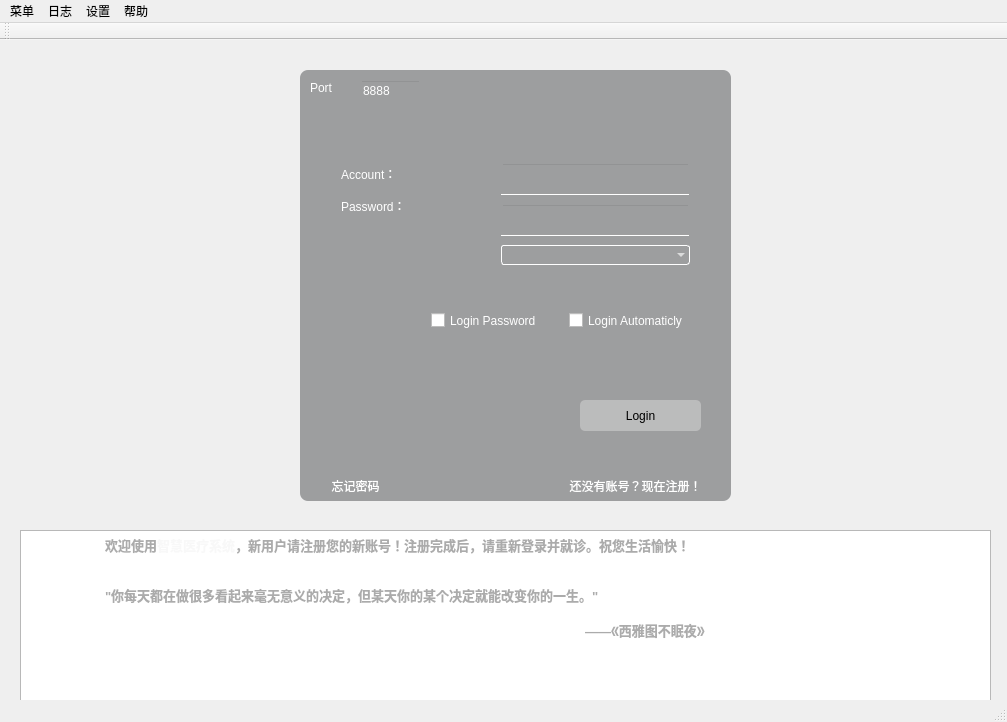
<?xml version="1.0" encoding="UTF-8"?>
<ui version="4.0">
 <class>LoginWindow</class>
 <widget class="QMainWindow" name="LoginWindow">
  <property name="geometry">
   <rect>
    <x>0</x>
    <y>0</y>
    <width>1007</width>
    <height>722</height>
   </rect>
  </property>
  <property name="minimumSize">
   <size>
    <width>480</width>
    <height>640</height>
   </size>
  </property>
  <property name="maximumSize">
   <size>
    <width>1942</width>
    <height>1167</height>
   </size>
  </property>
  <property name="windowTitle">
   <string>LoginWindow</string>
  </property>
  <widget class="QWidget" name="centralWidget">
   <widget class="QLabel" name="label">
    <property name="geometry">
     <rect>
      <x>300</x>
      <y>30</y>
      <width>431</width>
      <height>431</height>
     </rect>
    </property>
    <property name="styleSheet">
     <string notr="true">background-color:rgba(64,66,68,120);

border-radius:8px;
</string>
    </property>
    <property name="text">
     <string/>
    </property>
   </widget>
   <widget class="QWidget" name="verticalLayoutWidget">
    <property name="geometry">
     <rect>
      <x>490</x>
      <y>110</y>
      <width>211</width>
      <height>131</height>
     </rect>
    </property>
    <layout class="QVBoxLayout" name="verticalLayout">
     <item>
      <widget class="QLineEdit" name="AccountEdit">
       <property name="styleSheet">
        <string notr="true">background-color : transparent;
border-color: : transparent;
color : rgb(255,255,255);</string>
       </property>
      </widget>
     </item>
     <item>
      <widget class="Line" name="line">
       <property name="orientation">
        <enum>Qt::Horizontal</enum>
       </property>
      </widget>
     </item>
     <item>
      <widget class="QLineEdit" name="PasswdEdit">
       <property name="styleSheet">
        <string notr="true">background-color : transparent;
border-color: : transparent;
color : rgb(255,255,255);</string>
       </property>
       <property name="echoMode">
        <enum>QLineEdit::Password</enum>
       </property>
      </widget>
     </item>
     <item>
      <widget class="Line" name="line_2">
       <property name="orientation">
        <enum>Qt::Horizontal</enum>
       </property>
      </widget>
     </item>
     <item>
      <widget class="QComboBox" name="comboBox">
       <property name="styleSheet">
        <string notr="true">QComboBox {
    border: 1px solid white;   
    border-radius: 3px;   
    padding: 1px 18px 1px 3px;   
    color: #fff;
    font: normal normal 15px &quot;Microsoft YaHei&quot;;
    background: transparent;
}
/* 下拉后，整个下拉窗体每项的样式 */
QComboBox QAbstractItemView::item {
    height: 30px;   /* 项的高度（设置pComboBox-&gt;setView(new QListView());后，该项才起作用） */
	background-color: rgba(100,106,100,150);
	color: rgb(64,64,64);
}
QComboBox QAbstractItemView::item:hover{
	background-color: rgba(255,255,191,100);
	color: rgb(64,64,64);
}
/* QComboBox中的垂直滚动条 */
QComboBox QAbstractScrollArea QScrollBar:vertical {
    width: 10px;
    background-color: #d0d2d4;   /* 空白区域的背景色  灰色green */
	border-radius: 3px;   
}


</string>
       </property>
      </widget>
     </item>
    </layout>
   </widget>
   <widget class="QPushButton" name="Login">
    <property name="geometry">
     <rect>
      <x>580</x>
      <y>360</y>
      <width>121</width>
      <height>31</height>
     </rect>
    </property>
    <property name="cursor">
     <cursorShape>PointingHandCursor</cursorShape>
    </property>
    <property name="styleSheet">
     <string notr="true">
QPushButton{
                   background-color:rgba(220,220,220,120);
                   border-style:outset;                                                             
                   border-radius:5px;                     
                   font: 75 15pt &quot;华文行楷&quot;;           
                   padding:6px;
                   }

                   QPushButton:pressed{
                   background-color:rgba(100,100,100,180);
                   border-color:rgba(100,100,100,30);
                   border-style:inset;
                   }
                   QPushButton:hover{
                   background-color:rgba(100,255,100,100);
                   border-color:rgba(255,255,255,200);
}
</string>
    </property>
    <property name="text">
     <string>Login</string>
    </property>
   </widget>
   <widget class="QPushButton" name="Login_2">
    <property name="geometry">
     <rect>
      <x>540</x>
      <y>430</y>
      <width>191</width>
      <height>31</height>
     </rect>
    </property>
    <property name="cursor">
     <cursorShape>PointingHandCursor</cursorShape>
    </property>
    <property name="styleSheet">
     <string notr="true">
QPushButton{
                   background-color:transparent;
                   border-style:outset;                                                             
                   border-radius:8px;                     
                   font: 75 10pt &quot;华文行楷&quot;;           
                   padding:6px;
				   color:rgba(255,255,255,255);
                   }

                   QPushButton:pressed{
                   color:rgba(100,100,100,30);
                   border-style:inset;
                   }
                   QPushButton:hover{
                   color:rgba(0,0,120,50);
}
</string>
    </property>
    <property name="text">
     <string>还没有账号？现在注册！</string>
    </property>
   </widget>
   <widget class="QLabel" name="label_4">
    <property name="geometry">
     <rect>
      <x>20</x>
      <y>490</y>
      <width>971</width>
      <height>171</height>
     </rect>
    </property>
    <property name="styleSheet">
     <string notr="true">background-color:rgba(64,66,68,120);

border-radius:8px;
</string>
    </property>
    <property name="text">
     <string/>
    </property>
   </widget>
   <widget class="QTextBrowser" name="textBrowser">
    <property name="geometry">
     <rect>
      <x>20</x>
      <y>490</y>
      <width>971</width>
      <height>171</height>
     </rect>
    </property>
    <property name="styleSheet">
     <string notr="true">background-color:rgba(64,66,68,120);

border-radius:8px;

 QScrollBar::handle:vertical 
 { 
 width:8px; 
 background:rgba(0,0,0,50%); 
 border-radius:4px; 
 min-height:80 
 } 
 QScrollBar::handle:vertical:hover 
 { 
 width:8px; 
 background:rgba(0,0,0,70%); 
  border-radius:4px; 
 min-height:80; 
 } 
 QScrollBar::add-line:vertical 
 { 
 height:0px;width:8px; 
 border-image:url(:/images/null/null.png); 
 subcontrol-position:bottom; 
 } 
QScrollBar::sub-line:vertical
{
height:0px;width:8px;
border-image:url(:/images/null/null.png);
subcontrol-position:top;
}
QScrollBar::add-page:vertical,QScrollBar::sub-page:vertical
{
background:transparent;
border-radius:4px;
};



</string>
    </property>
    <property name="html">
     <string>&lt;!DOCTYPE HTML PUBLIC &quot;-//W3C//DTD HTML 4.0//EN&quot; &quot;http://www.w3.org/TR/REC-html40/strict.dtd&quot;&gt;
&lt;html&gt;&lt;head&gt;&lt;meta name=&quot;qrichtext&quot; content=&quot;1&quot; /&gt;&lt;style type=&quot;text/css&quot;&gt;
p, li { white-space: pre-wrap; }
&lt;/style&gt;&lt;/head&gt;&lt;body style=&quot; font-family:'SimSun'; font-size:9pt; font-weight:400; font-style:normal;&quot;&gt;
&lt;p style=&quot; margin-top:0px; margin-bottom:0px; margin-left:0px; margin-right:0px; -qt-block-indent:0; text-indent:0px;&quot;&gt;&lt;span style=&quot; font-size:10pt; font-weight:600; color:#ababab;&quot;&gt;	欢迎使用&lt;/span&gt;&lt;span style=&quot; font-size:10pt; font-weight:600; color:#f8f8f8;&quot;&gt;智慧医疗系统&lt;/span&gt;&lt;span style=&quot; font-size:10pt; font-weight:600; color:#ababab;&quot;&gt;，新用户请注册您的新账号！注册完成后，请重新登录并就诊。祝您生活愉快！&lt;/span&gt;&lt;/p&gt;
&lt;p style=&quot;-qt-paragraph-type:empty; margin-top:0px; margin-bottom:0px; margin-left:0px; margin-right:0px; -qt-block-indent:0; text-indent:0px; font-size:10pt; font-weight:600; color:#ababab;&quot;&gt;&lt;br /&gt;&lt;/p&gt;
&lt;p style=&quot;-qt-paragraph-type:empty; margin-top:0px; margin-bottom:0px; margin-left:0px; margin-right:0px; -qt-block-indent:0; text-indent:0px; font-size:10pt; font-weight:600; color:#ababab;&quot;&gt;&lt;br /&gt;&lt;/p&gt;
&lt;p style=&quot; margin-top:0px; margin-bottom:0px; margin-left:0px; margin-right:0px; -qt-block-indent:0; text-indent:0px;&quot;&gt;&lt;span style=&quot; font-size:10pt; font-weight:600; color:#ababab;&quot;&gt;	&amp;quot;你每天都在做很多看起来毫无意义的决定，但某天你的某个决定就能改变你的一生。&amp;quot;&lt;/span&gt;&lt;/p&gt;
&lt;p style=&quot;-qt-paragraph-type:empty; margin-top:0px; margin-bottom:0px; margin-left:0px; margin-right:0px; -qt-block-indent:0; text-indent:0px; font-size:10pt; font-weight:600; color:#ababab;&quot;&gt;&lt;br /&gt;&lt;/p&gt;
&lt;p style=&quot; margin-top:0px; margin-bottom:0px; margin-left:0px; margin-right:0px; -qt-block-indent:0; text-indent:0px;&quot;&gt;&lt;span style=&quot; font-size:10pt; font-weight:600; color:#ababab;&quot;&gt;							——《西雅图不眠夜》&lt;/span&gt;&lt;span style=&quot; font-weight:600; color:#ababab;&quot;&gt;&lt;br /&gt;&lt;/span&gt;&lt;/p&gt;&lt;/body&gt;&lt;/html&gt;</string>
    </property>
   </widget>
   <widget class="QWidget" name="horizontalLayoutWidget">
    <property name="geometry">
     <rect>
      <x>420</x>
      <y>260</y>
      <width>291</width>
      <height>41</height>
     </rect>
    </property>
    <layout class="QHBoxLayout" name="horizontalLayout">
     <item>
      <widget class="QCheckBox" name="LogPsd">
       <property name="styleSheet">
        <string notr="true">font: 75 11pt &quot;华文行楷&quot;;
color : rgb(255,255,255);</string>
       </property>
       <property name="text">
        <string>Login Password</string>
       </property>
      </widget>
     </item>
     <item>
      <widget class="QCheckBox" name="LoginAuto">
       <property name="styleSheet">
        <string notr="true">font: 75 11pt &quot;华文行楷&quot;;
color : rgb(255,255,255);</string>
       </property>
       <property name="text">
        <string>Login Automaticly</string>
       </property>
      </widget>
     </item>
    </layout>
   </widget>
   <widget class="QLabel" name="warning">
    <property name="geometry">
     <rect>
      <x>450</x>
      <y>310</y>
      <width>261</width>
      <height>31</height>
     </rect>
    </property>
    <property name="styleSheet">
     <string notr="true"/>
    </property>
    <property name="text">
     <string/>
    </property>
   </widget>
   <widget class="QPushButton" name="passwdBtn">
    <property name="geometry">
     <rect>
      <x>300</x>
      <y>430</y>
      <width>111</width>
      <height>31</height>
     </rect>
    </property>
    <property name="cursor">
     <cursorShape>PointingHandCursor</cursorShape>
    </property>
    <property name="styleSheet">
     <string notr="true">
QPushButton{
                   background-color:transparent;
                   border-style:outset;                                                             
                   border-radius:8px;                     
                   font: 75 10pt &quot;华文行楷&quot;;           
                   padding:6px;
				   color:rgba(255,255,255,255);
                   }

                   QPushButton:pressed{
                   color:rgba(100,100,100,30);
                   border-style:inset;
                   }
                   QPushButton:hover{
                   color:rgba(0,0,120,50);
}
</string>
    </property>
    <property name="text">
     <string>忘记密码</string>
    </property>
   </widget>
   <widget class="QWidget" name="verticalLayoutWidget_2">
    <property name="geometry">
     <rect>
      <x>330</x>
      <y>110</y>
      <width>160</width>
      <height>80</height>
     </rect>
    </property>
    <layout class="QVBoxLayout" name="verticalLayout_2">
     <item>
      <widget class="QLabel" name="label_2">
       <property name="styleSheet">
        <string notr="true">font: 75 15pt &quot;华文行楷&quot;;
color : rgb(255,255,255);</string>
       </property>
       <property name="text">
        <string>Account：</string>
       </property>
      </widget>
     </item>
     <item>
      <widget class="QLabel" name="label_3">
       <property name="styleSheet">
        <string notr="true">font: 75 15pt &quot;华文行楷&quot;;
color : rgb(255,255,255);</string>
       </property>
       <property name="text">
        <string>Password：</string>
       </property>
      </widget>
     </item>
    </layout>
   </widget>
   <widget class="QLineEdit" name="port">
    <property name="geometry">
     <rect>
      <x>360</x>
      <y>40</y>
      <width>61</width>
      <height>21</height>
     </rect>
    </property>
    <property name="styleSheet">
     <string notr="true">background-color : transparent;
border-color: : transparent;
color : rgb(255,255,255);</string>
    </property>
    <property name="text">
     <string>8888</string>
    </property>
   </widget>
   <widget class="QLabel" name="label_5">
    <property name="geometry">
     <rect>
      <x>310</x>
      <y>30</y>
      <width>51</width>
      <height>36</height>
     </rect>
    </property>
    <property name="styleSheet">
     <string notr="true">font: 75 15pt &quot;华文行楷&quot;;
color : rgb(255,255,255);</string>
    </property>
    <property name="text">
     <string>Port</string>
    </property>
   </widget>
   <zorder>label_4</zorder>
   <zorder>label</zorder>
   <zorder>verticalLayoutWidget</zorder>
   <zorder>Login</zorder>
   <zorder>Login_2</zorder>
   <zorder>textBrowser</zorder>
   <zorder>horizontalLayoutWidget</zorder>
   <zorder>warning</zorder>
   <zorder>passwdBtn</zorder>
   <zorder>verticalLayoutWidget_2</zorder>
   <zorder>port</zorder>
   <zorder>label_5</zorder>
  </widget>
  <widget class="QMenuBar" name="menuBar">
   <property name="geometry">
    <rect>
     <x>0</x>
     <y>0</y>
     <width>1007</width>
     <height>26</height>
    </rect>
   </property>
   <widget class="QMenu" name="menu">
    <property name="title">
     <string>菜单</string>
    </property>
   </widget>
   <widget class="QMenu" name="menu_2">
    <property name="title">
     <string>日志</string>
    </property>
   </widget>
   <widget class="QMenu" name="menu_3">
    <property name="title">
     <string>设置</string>
    </property>
   </widget>
   <widget class="QMenu" name="menu_4">
    <property name="title">
     <string>帮助</string>
    </property>
   </widget>
   <addaction name="menu"/>
   <addaction name="menu_2"/>
   <addaction name="menu_3"/>
   <addaction name="menu_4"/>
  </widget>
  <widget class="QToolBar" name="mainToolBar">
   <attribute name="toolBarArea">
    <enum>TopToolBarArea</enum>
   </attribute>
   <attribute name="toolBarBreak">
    <bool>false</bool>
   </attribute>
  </widget>
  <widget class="QStatusBar" name="statusBar"/>
 </widget>
 <layoutdefault spacing="6" margin="11"/>
 <resources/>
 <connections/>
</ui>
